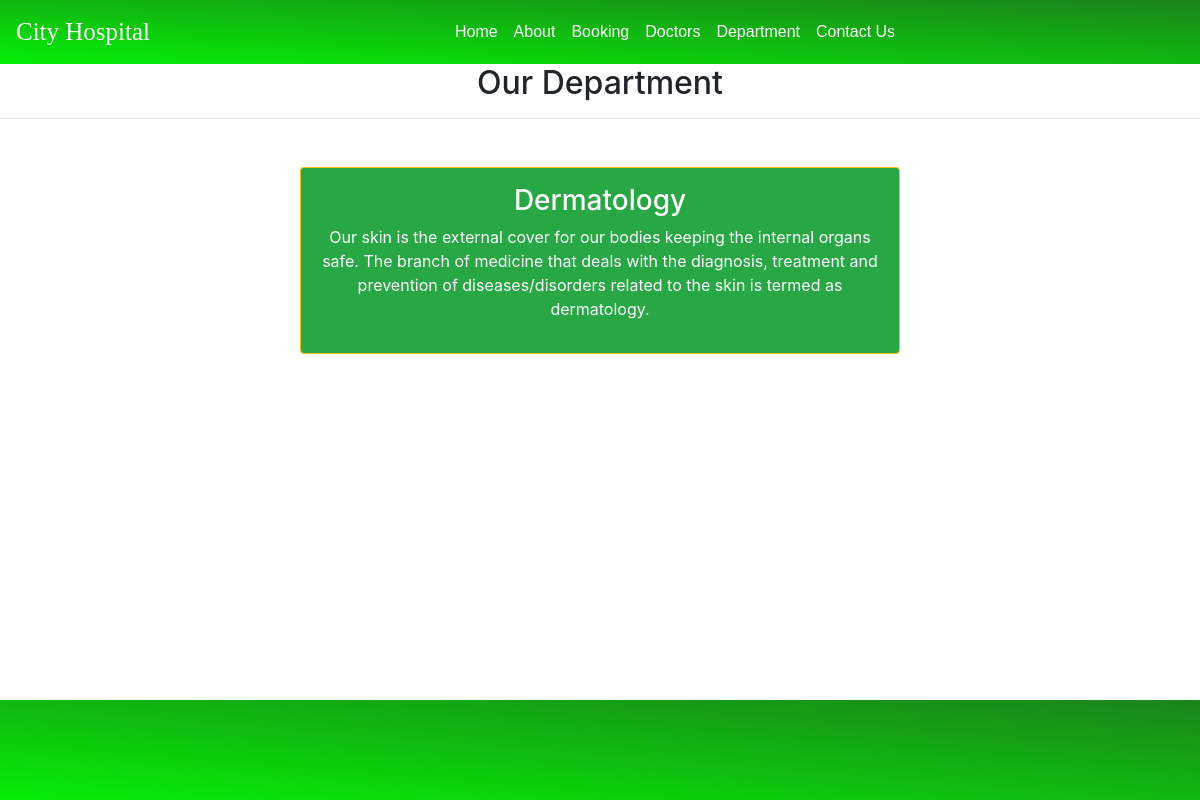
The page /department on the database as committed earlier.
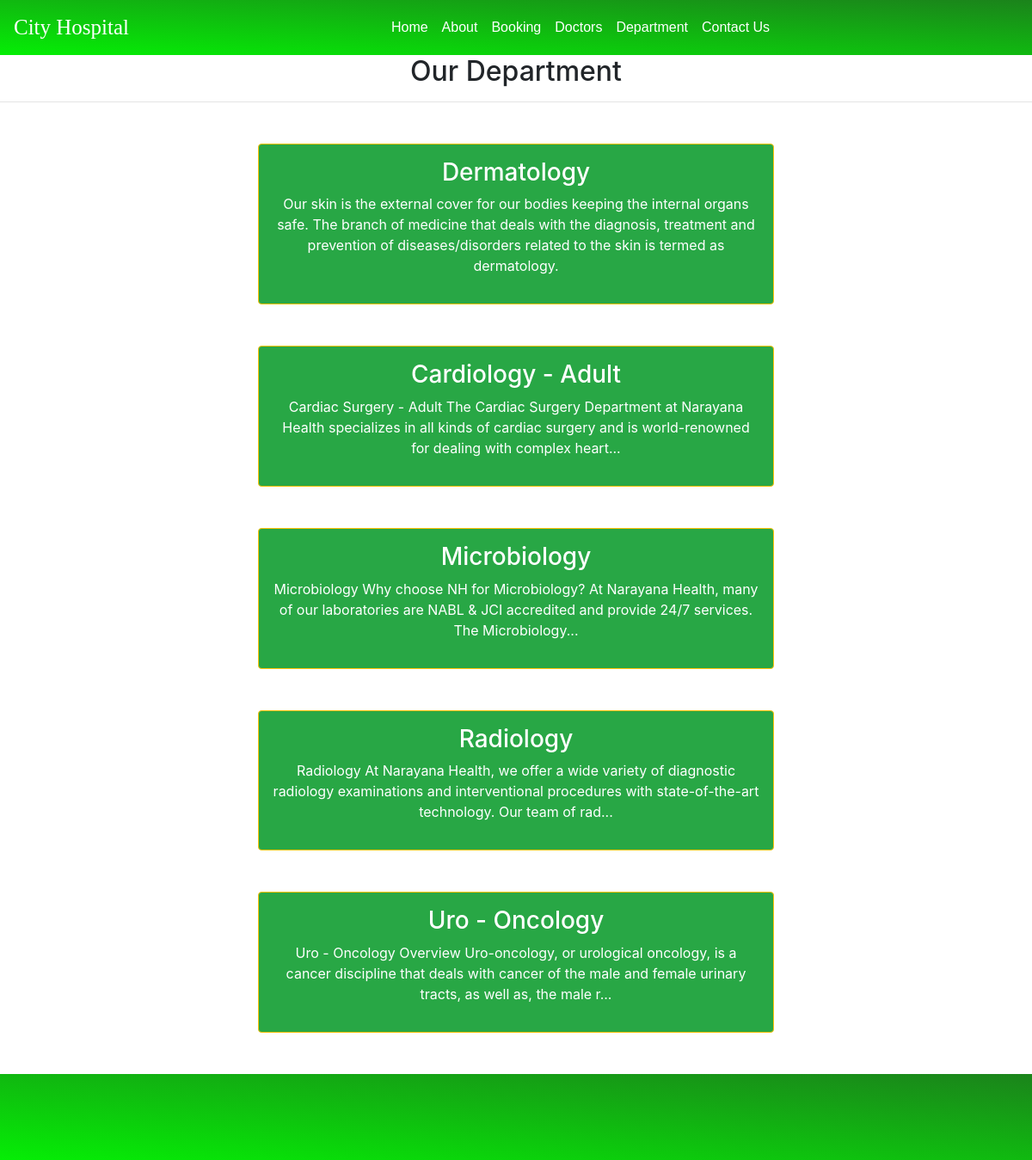
The same page on the database as committed later.
### home/models.py (models this page shows, shortened)
class Departments(models.Model):
    dep_name = models.CharField(max_length=100)
    dep_description = models.TextField()

### home/views.py (the view)
# urls.py: path('department', views.department, name ='department'),
def department(request):
    dict_dept ={
        'dept' : Departments.objects.all()
    }
    return render(request,'department.html',dict_dept)

### Templates/department.html (shortened to what this page needs)
{% extends 'base.html' %}
{% block contant %}
<h2 class="text-center">Our Department</h2>
<hr>
{% for d in dept %}
<div class="mx-auto w-50 bg-success text-center text-white p-3 my-5 border border-warning rounded">
    <h3>{{d.dep_name}}</h3>
    <p>{{d.dep_description}}</p>
</div>
{% endfor %}
{% endblock  %}

Rows that differ between the two databases and show on the page:
added Departments: dep_name "Cardiology - Adult", dep_description "Cardiac Surgery - Adult The Cardiac Surgery Department at Narayana Health specializes in all kinds of cardiac surgery and is world-renowned for dealing with complex heart..."
added Departments: dep_name "Microbiology", dep_description "Microbiology Why choose NH for Microbiology? At Narayana Health, many of our laboratories are NABL & JCI accredited and provide 24/7 services. The Microbiology..."
added Departments: dep_name "Radiology", dep_description "Radiology At Narayana Health, we offer a wide variety of diagnostic radiology examinations and interventional procedures with state-of-the-art technology. Our team of rad..."
added Departments: dep_name "Uro - Oncology", dep_description "Uro - Oncology Overview Uro-oncology, or urological oncology, is a cancer discipline that deals with cancer of the male and female urinary tracts, as well as, the male r..."
